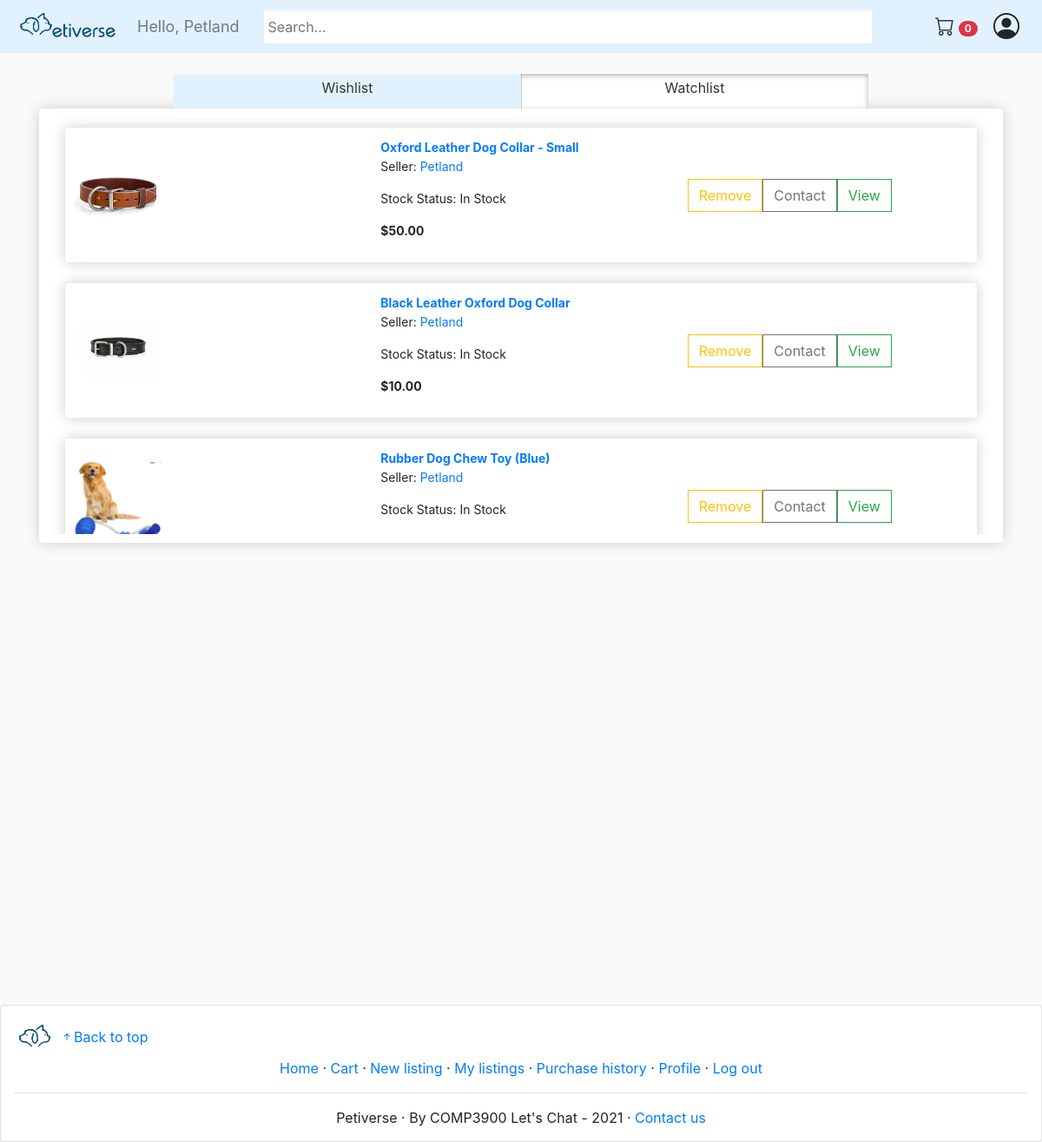
The page /wishlist/ (signed in) on the database its author committed.
### store/models.py (models this page shows, shortened)
class Customer(models.Model):
    user = models.OneToOneField(User, null=True, blank=True, on_delete=models.CASCADE)
    nickname = models.CharField(max_length=200, null=True)
    email = models.EmailField(max_length=254)
    contactNo = models.CharField(max_length=200, null=True)
    image = models.ImageField(default='../images/user_icon.png', upload_to='../images')
    trusted = models.BooleanField(default=False)
    slug_str = models.SlugField(blank=True)

class Product(models.Model):
    name = models.CharField(max_length=200)
    selling_type = models.CharField(max_length=10, choices=SELLING_CHOICES, default='sale')
    price = models.DecimalField(max_digits=30, decimal_places=2)
    starting_bid = models.DecimalField(max_digits=30, decimal_places=2, default=0)
    end_date = models.DateTimeField(default=timezone.now, blank=True, null=True)
    highest_bidder = models.ForeignKey(Customer, on_delete=models.CASCADE, null=True, blank=True, related_name='highest_bidder')
    remaining_unit = models.IntegerField()
    sold_unit = models.IntegerField(default=0)
    isAnimal = models.BooleanField(default=False,null=True, blank=True)
    description = models.TextField(max_length=1000)
    image = models.ImageField(null=True, blank=True)
    warranty = models.CharField(max_length=200, null=True)
    delivery_period = models.DurationField()
    seller = models.ForeignKey(Customer, on_delete=models.CASCADE, null=True, blank=True)
    tags = TaggableManager()
    estimated_date = models.DateTimeField(editable=False, blank=True, null=True)
    slug_str = models.SlugField(blank=True)
    is_active = models.BooleanField(default=True)
    imageUri = models.TextField(blank=True)
    @property
    def imageURL(self):
        try:
            url = self.image.url
        except:
            url = no_image_url
        return url

### store/views.py (the view)
# urls.py: path('wishlist/', views.wishlist, name="wishlist"),
def wishlist(request):
    if not request.user.is_authenticated:
        return redirect('login')
    customer = request.user.customer
    cartItems = cart_items(customer)
    wishlist = customer.wishlist.product.all()
    items = []
    for item in wishlist:
        items.append({
            "id":item.id,
            "selling_type": item.selling_type,
            "is_active": item.is_active,
            "product":item,
            "name": item.name,
            "current_bid": item.starting_bid,
            "seller": item.seller.nickname,
            "remaining_unit": item.remaining_unit,
            "image": item.imageURL,
            "price": item.price
        })
    context = {
        'items': items,
        'cartItems': cartItems,
        'pending': Order.objects.filter(customer=customer, complete=False).count,
        'total_orders': Order.objects.filter(customer=customer).count
    }
    return render(request, 'store/wishlist.html', context)

### store/models.py (called while the page is built)
	@property
	def get_cart_items(self):
		orderitems = self.orderitem_set.all()
		total = sum([item.quantity for item in orderitems])
		return total

### store/views.py (called while the page is built)
def cart_items (customer):
    order, created = Order.objects.get_or_create(customer=customer, complete=False)
    items = order.orderitem_set.all()
    items = order.get_cart_items
    return items

### store/templates/store/wishList.html (shortened to what this page needs)
{% extends 'store/main.html' %}
{% load static %}
{% block content %}
<link rel="stylesheet" type="text/css" href="{% static 'css/main.css' %}">
    <fieldset class="multiswitch">
        <div class="slide-container">
            <label for="account1" class="showWishList" target="1">Wishlist</label>
            <label for="account2" class="showWatchList" target="2">Watchlist</label>
            <a class="slide" aria-hidden="true"></a>
        </div>
    </fieldset>
    <div class="box-element list-box">
        <ul class="list-group list-group-flush" style="overflow:scroll; height:100%;">
            {% for item in items %}
                <li class="list-group-item list-box-item wishlist">
                    {% if item.selling_type == "sale" %}
                        <div class="box-element">
                            <div class="row">
                                <div class="col"><img class="row-image img-fluid" style="height:100%; object-fit:contain;" src="{{item.image}}"/></div>
                                <div class="col">
                                    <a id="Product-name" style="font-size:14px;" href="{% url 'product_page' item.product.slug_str %}"><b>{{item.name}}</b></a>
                                    <p id="seller-name" style="font-size:14px;">Seller: <a href="{% url 'user_profile' item.product.seller.slug_str %}">{{item.seller}}</a></p>
                                    {% if item.remaining_unit > 0%}
                                        <p id="delivery-time" style="font-size:14px;">Stock Status: In Stock</p>
                                    {% else %}
                                        <p id="delivery-time" style="font-size:14px;">Stock Status: Out of Stock</p>
                                    {% endif %}
                                    <p id="price" style="font-size:14px;"><b>${{item.price|floatformat:2}}</b></p>
                                </div>
                                <div class="col" style="display:flex; align-items:center;">
                                    <button data-id={{item.id}} class="btn btn-outline-warning remove"
                                    data-product="{{item.id}}">Remove</button>
                                    <a class="btn btn-outline-secondary" id="contact-button" href="mailto:{{item.product.seller.email}}">Contact</a>
                                    <a class="btn btn-outline-success" href="{% url 'product_page' item.product.slug_str %}">View</a>
                                </div>
                            </div>
                        </div>
                    {% endif %}
                </li>
            {% empty %}
                <p>No items found</p>
            {% endfor %}
        </ul>
    </div>
{% endblock content %}

### store/templates/store/main.html (shortened to what this page needs)
<!DOCTYPE html>
{% load static %}
{% load i18n %}
<html>
<head>
	<link rel="stylesheet" href="https://stackpath.bootstrapcdn.com/bootstrap/4.4.1/css/bootstrap.min.css">
	<link rel="stylesheet" type="text/css" href="{% static 'css/main.css' %}">
</head>
<body>
	<nav class="navbar sticky-top navbar-expand-lg navbar-light bg-light">
		<a class="navbar-brand" href="{% url 'store' %}">
			<img class="brand-img" src="{% static 'images/logo_text_transparent.png' %}">
		</a>
		<div class="navbar-collapse collapse w-100 order-0 order-md-0 dual-collapse2">
			<ul class="navbar-nav mr-auto">
				<li class="nav-item active">
				  {% if request.user.is_authenticated %}
					  <span class="hello-msg navbar-text">Hello, {{request.user.customer.nickname}}</span>
				  {% endif %}
				</li>
			  </ul>
		</div>
		<div class="mx-auto order-1">
	        <form action="{% url 'search_result' %}" method="get">
	        	<input class="search_bar"  name = "q" type="text" placeholder="Search...", style="border-radius:3px !important; border:none; min-height:38px !important; padding-left:5px;">
	        </form>
		</div>
		<div class="navbar-collapse collapse w-100 order-2 dual-collapse2">
			<ul class="navbar-nav ml-auto">
				{% if request.user.is_authenticated %}
				<li class="nav-item">
					<a class="btn" href="{% url 'cart' %}"><i class="bi-cart" style="font-size:22px;"></i> <span class="badge badge-pill badge-danger">{{cartItems}}</span></a>
				</li>
				{% endif %}
			</ul>
			{% if request.user.is_authenticated %}
				<div class="dropdown">
					<i class="bi-person-circle" id="user-icon" onclick="toggleDropdown()" ></i>
				</div>
			{% endif %}
		</div>
	</nav>
     <div class="container">
            <br>
            {% block content %}
            {% endblock content %}
         </div>
	<footer class="card">
		<div>
			<a class="footer-logo-link" href="{% url 'store' %}">
				<img class="brand-img" src="{% static 'images/logo_no_text_transparent.png' %}">
			</a>
			<a href="#" style="display:inline;"><i class="bi-arrow-up-short"></i>Back to top</a>
		</div>
		<div>
			<div style="text-align:center;">
				<a href="/">Home</a>
				&middot;
				{% if request.user.is_authenticated %}
					<a href="{% url 'cart' %}">Cart</a>
					&middot;
					<a href="{% url 'new_product' %}">New listing</a>
					&middot;
					<a href="{% url 'my_listings' %}">My listings</a>
					&middot;
					<a href="{% url 'purchase_history' %}">Purchase history</a>
					&middot;
					<a href="{% url 'user_profile' request.user.customer.slug_str %}">Profile</a>
					&middot;
					<a href="{% url 'logout' %}">Log out</a>
				{% else %}
					<a href="{% url 'login' %}">Log in</a>
					&middot;
					<a href="{% url 'signup' %}">Sign up</a>
				{% endif %}
			</div>
		</div>
		<hr>
		<div style="text-align:center;">
			Petiverse
			&middot;
			By COMP3900 Let's Chat - 2021
			&middot;
			<a href="mailto:unswcomp3900@gmail.com">Contact us</a>
		</div>
	</footer>
</body>
</html>

### static/css/main.css (style rules this page uses)
body { background-color: hsl(0, 0%, 98%); }
footer { padding: 15px; margin-top: 10px; justify-content: center; position: absolute; width: 100%; }
.brand-img { object-fit: contain; height: 45px; }
.navbar { padding-top: 3px; padding-bottom: 3px; }
.container { min-height: 100vh; position: relative; }
.box-element { box-shadow: hsl(0, 0%, 80%) 0 0 16px; background-color: #fff; border-radius: 4px; padding: 10px; }
.bg-light { background-color: #e1f2fe!important; }
.dropdown { position: relative; display: inline-block; }
.search_bar { width: 700px; margin-right: 35px; }
#user-icon { width: 30px; display: inline-block; margin-left:5px; margin-right:10px; font-size:30px; }
.btn { border-radius: 0; }
.row-image { width: 100px; }
.hello-msg { font-size: 18px; color: #fff; margin-right: 20px; }
.list-box { height: 500px; }
.list-box-item { border:none; height:fit-content }
:root { --color: #AA8F66; }
.multiswitch .slide-container { margin: auto; position: relative; display: flex; max-width: 50em; line-height: 2em; user-select: none; }
.multiswitch .slide-container label { width: 50%; text-align: center; padding-left: 1em; padding-right: 1em; z-index: 2; }
.multiswitch .slide-container a { position: absolute; left: 50%; z-index: 1; height: 100%; width: 50%; transition: left 0.1s ease-out; box-shadow: 1px 0 0 rgba(0, 0, 0, 0.2), inset 0 1px 0 rgba(255, 255, 255, 0.15); }
.multiswitch input:checked ~ a { left: 0; box-shadow: 1px 0 0 rgba(0, 0, 0, 0.2), inset 0 1px 0 rgba(255, 255, 255, 0.25); }
fieldset { border: 0; padding: 0; }
.multiswitch .slide-container { background: #fff; color: #333; transition: background 0.1s ease-out; box-shadow: inset 0 2px 6px rgba(0, 0, 0, 0.3); }
.multiswitch .slide-container label { cursor: pointer; }
.multiswitch .slide-container a { background: #e1f2fe; border: 1px solid #e1f2fe; }

### rows shown on the page
Product: shows a picture, name "Oxford Leather Dog Collar - Small", seller "Petland", price "50.00"
Product: shows a picture, name "Black Leather Oxford Dog Collar", seller "Petland", price "10.00"
Product: shows a picture, name "Rubber Dog Chew Toy (Blue)", seller "Petland"

### other values the page prints
{{ request.user.customer.nickname }} "Petland"
{{ cartItems }} "0"
